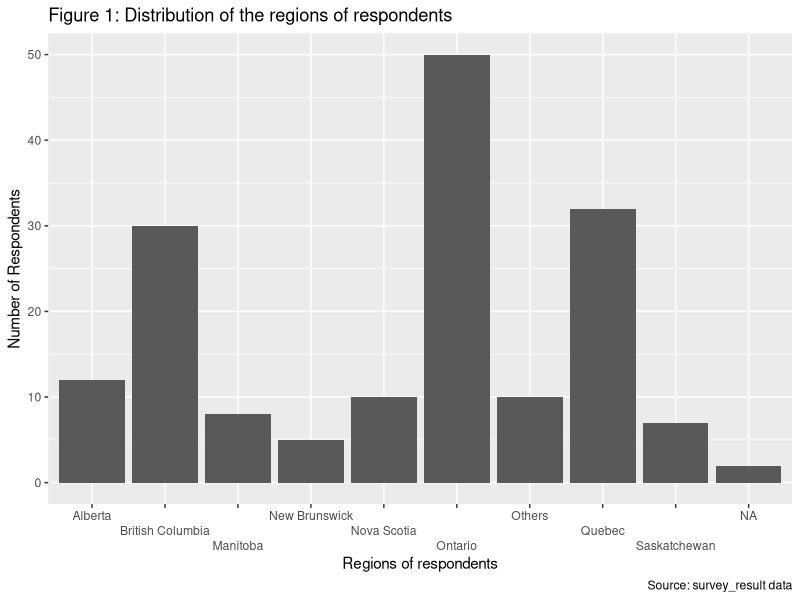
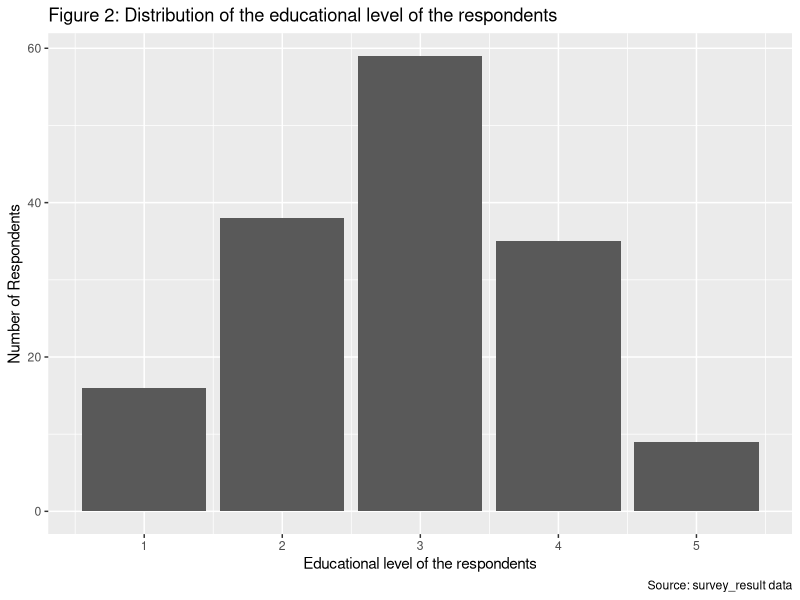
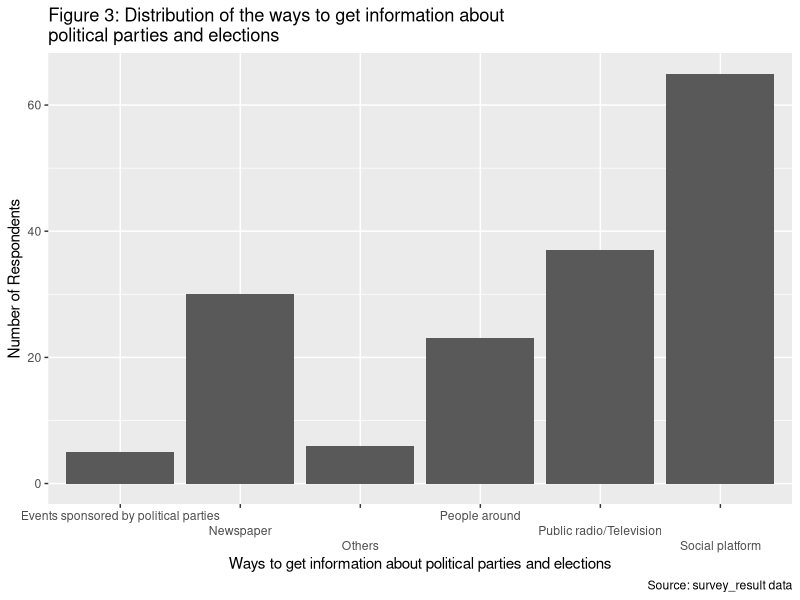
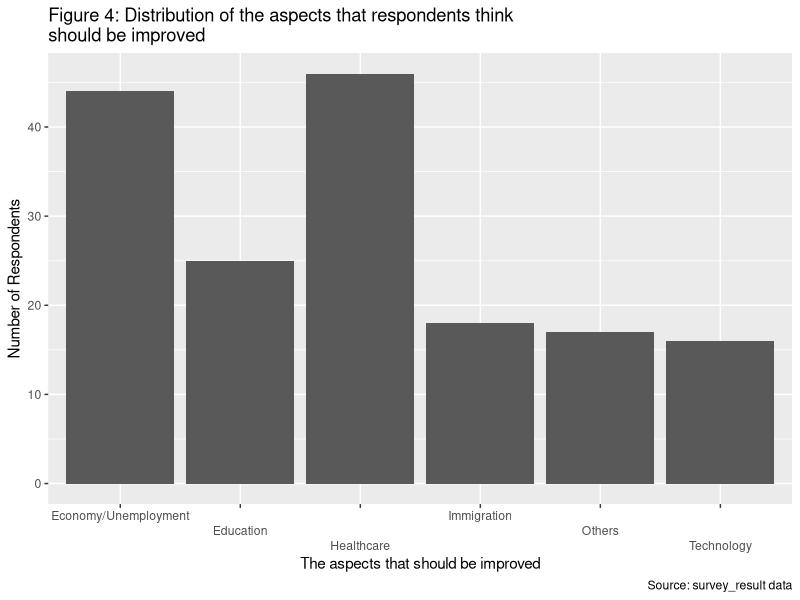
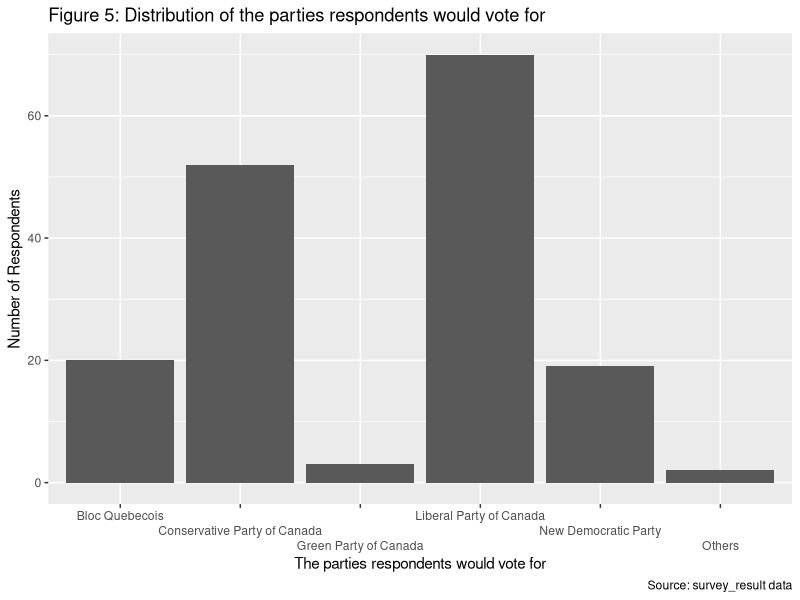

Generate these figures, in order, with R: (Note: this script raises an error after producing the figures.)
## ---- chunk 1
knitr::opts_chunk$set(echo = TRUE)
## ---- chunk 2
# Install R packages such as tidyverse, knitr
#install.packages("tidyverse")
library(tidyverse)
#install.packages("knitr")
library(knitr)

## ---- chunk 3
#Simulate our dataset of responses
set.seed(166)

# Create unique ID for each observation
ID = c(1:166)

# Sample the response for region
REGION = sample(c("Ontario","British Columbia","Quebec","Alberta","Manitoba",
                  "Nova Scotia","New Brunswick","Saskatchewan","Others",NA), 
                size = 166, replace = TRUE, 
                prob = c(0.25, 0.2, 0.2, 0.1, 0.05, 
                         0.03, 0.03, 0.05, 0.07, 0.02))

# Sample the response for party they vote for
PARTY_OF_INTEREST = sample(c("Liberal Party of Canada", 
                             "Conservative Party of Canada", "Bloc Quebecois",
                             "New Democratic Party", "Green Party of Canada", 
                             "Others", NA), 
                           size = 166, replace = TRUE, 
                           prob = c(0.45, 0.35, 0.1, 0.07, 0.01, 0.01, 0.01))

# Sample for educational level of respondents
EDU_LEVEL = sample(c(1,2,3,4,5,NA), size = 166, replace = TRUE, 
                   prob = c(0.1, 0.25, 0.35, 0.2, 0.05, 0.05))

# Sample for ways to get information about political parties and elections
WAY_TO_GET_INFO = sample(c("Newspaper", "Public radio/Television", 
                           "Events sponsored by political parties", 
                           "People around", "Social platform", "Others"), 
                         size = 166, replace = TRUE, 
                         prob = c(0.15, 0.20, 0.05, 0.15, 0.40, 0.05))

# Sample for the aspects the governing party should make improvements on
ASPECT_TO_IMPROVE = sample(c("Immigration", "Education", 
                             "Economy/Unemployment", 
                           "Technology", "Healthcare", "Others"), 
                         size = 166, replace = TRUE, 
                         prob = c(0.10, 0.20, 0.25, 0.10, 0.25, 0.10))
# Indicate that the respondent is a Canadian citizen
IS_CITIZEN = sample("Yes", size = 166, replace = TRUE)
# Create our dataset: simulating 166 responses
survey_result <- tibble(
  ID, 
  IS_CITIZEN, 
  REGION,
  EDU_LEVEL,
  WAY_TO_GET_INFO,
  ASPECT_TO_IMPROVE,
  PARTY_OF_INTEREST
)
## ---- chunk 4
# Overview of our dataset
head(survey_result)
## ---- chunk 5
# Plot the raw data: the distribution of each variable
# 1) Plot the distribution of the regions of respondents
survey_result %>%
  ggplot(aes(x = REGION)) + 
  geom_bar() + 
  scale_x_discrete(guide = guide_axis(n.dodge=3)) +
  labs(
    title= "Figure 1: Distribution of the regions of respondents",
    x = "Regions of respondents",
    y = "Number of Respondents", 
    caption = "Source: survey_result data")
## ---- chunk 6
# 2) Plot the distribution of the educational level of the respondents
survey_result %>%
  ggplot(aes(x = EDU_LEVEL)) + 
  geom_bar() + 
  labs(
    title= "Figure 2: Distribution of the educational level of the respondents",
    x = "Educational level of the respondents",
    y = "Number of Respondents", 
    caption = "Source: survey_result data")
## ---- chunk 7
# 3) Plot the distribution of the ways to get information about political parties and elections
survey_result %>%
  ggplot(aes(x = WAY_TO_GET_INFO)) + 
  geom_bar() + 
  scale_x_discrete(guide = guide_axis(n.dodge=3)) +
  labs(
    title= "Figure 3: Distribution of the ways to get information about \npolitical parties and elections",
    x = "Ways to get information about political parties and elections",
    y = "Number of Respondents", 
    caption = "Source: survey_result data")
## ---- chunk 8
# 4) Plot the distribution of the aspects respondents think the governing party should make improvements on
survey_result %>%
  ggplot(aes(x = ASPECT_TO_IMPROVE)) + 
  geom_bar() + 
  scale_x_discrete(guide = guide_axis(n.dodge=3)) +
  labs(
    title= "Figure 4: Distribution of the aspects that respondents think \nshould be improved",
    x = "The aspects that should be improved",
    y = "Number of Respondents", 
    caption = "Source: survey_result data")
## ---- chunk 9
# 5) Plot the distribution of the parties respondents would vote for
survey_result %>%
  ggplot(aes(x = PARTY_OF_INTEREST)) + 
  geom_bar() + 
  scale_x_discrete(guide = guide_axis(n.dodge=3)) +
  labs(
    title= "Figure 5: Distribution of the parties respondents would vote for",
    x = "The parties respondents would vote for",
    y = "Number of Respondents", 
    caption = "Source: survey_result data")
## ---- chunk 10
# Filter out the observations who voted for Conservative Party of Canada
survey_result1 <-filter(survey_result, 
                        PARTY_OF_INTEREST == "Conservative Party of Canada")
# A table that shows how many respondents are from each region.
table1<-count(survey_result, REGION)
# A table that shows in each region, how many respondents vote for Conservative.
table2<-count(survey_result1, REGION)
Region <- table1$REGION
No_Respondents <- table1$n
No_Respondents_Conserv <- table2$n
Percent <- No_Respondents_Conserv/No_Respondents
# Create a data frame of the percentage of respondents who would vote for Conservative party in each region
Percentage <- data.frame(Region, No_Respondents, No_Respondents_Conserv, 
                         Percent)
Percentage
## ---- chunk 11
library(knitr)
knitr::include_graphics(path = "Survey1.jpeg")
knitr::include_graphics(path = "Survey2.jpeg")
knitr::include_graphics(path = "Survey3.jpeg")
knitr::include_graphics(path = "Survey4.jpeg")
knitr::include_graphics(path = "Survey5.jpeg")
knitr::include_graphics(path = "Survey6.jpeg")
## ---- chunk 12
# Create citations of R packages
citation()
citation("tidyverse")
citation("knitr")
